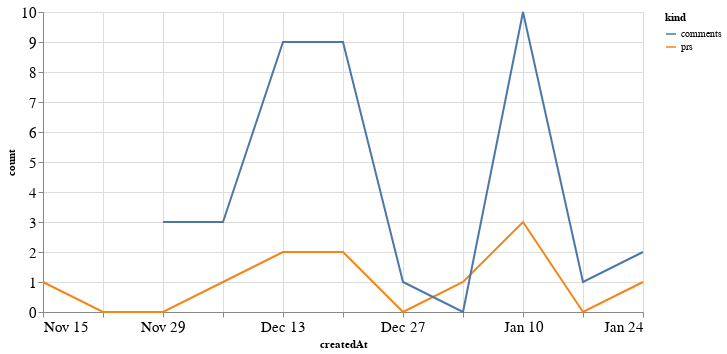

Notebook code cell kept with this figure:
### Code cell
alt.Chart(total_time, width=600).mark_line().encode(
    x='createdAt',
    y='count',
    color='kind'
)

### Figure 1 — Vega-Lite specification as saved in the notebook (floating-point values rounded to 4 significant figures)
{"config": {"axisLeft": {"labelFontSize": 15}, "axisBottom": {"labelFontSize": 15}}, "data": {"name": "data-99bf7819f7ef63c0b52e562fed8f16d8"}, "mark": "line", "encoding": {"color": {"type": "nominal", "field": "kind"}, "x": {"type": "temporal", "field": "createdAt"}, "y": {"type": "quantitative", "field": "count"}}, "width": 600, "$schema": "https://vega.github.io/schema/vega-lite/v4.8.1.json", "datasets": {"data-99bf7819f7ef63c0b52e562fed8f16d8": [{"createdAt": "2020-11-15T00:00:00", "kind": "prs", "count": 1.0}, {"createdAt": "2020-11-22T00:00:00", "kind": "prs", "count": 0.0}, {"createdAt": "2020-11-29T00:00:00", "kind": "prs", "count": 0.0}, {"createdAt": "2020-12-06T00:00:00", "kind": "prs", "count": 1.0}, {"createdAt": "2020-12-13T00:00:00", "kind": "prs", "count": 2.0}, {"createdAt": "2020-12-20T00:00:00", "kind": "prs", "count": 2.0}, {"createdAt": "2020-12-27T00:00:00", "kind": "prs", "count": 0.0}, {"createdAt": "2021-01-03T00:00:00", "kind": "prs", "count": 1.0}, {"createdAt": "2021-01-10T00:00:00", "kind": "prs", "count": 3.0}, {"createdAt": "2021-01-17T00:00:00", "kind": "prs", "count": 0.0}, {"createdAt": "2021-01-24T00:00:00", "kind": "prs", "count": 1.0}, {"createdAt": "2020-11-15T00:00:00", "kind": "comments", "count": null}, {"createdAt": "2020-11-22T00:00:00", "kind": "comments", "count": null}, {"createdAt": "2020-11-29T00:00:00", "kind": "comments", "count": 3.0}, {"createdAt": "2020-12-06T00:00:00", "kind": "comments", "count": 3.0}, {"createdAt": "2020-12-13T00:00:00", "kind": "comments", "count": 9.0}, {"createdAt": "2020-12-20T00:00:00", "kind": "comments", "count": 9.0}, {"createdAt": "2020-12-27T00:00:00", "kind": "comments", "count": 1.0}, {"createdAt": "2021-01-03T00:00:00", "kind": "comments", "count": 0.0}, {"createdAt": "2021-01-10T00:00:00", "kind": "comments", "count": 10.0}, {"createdAt": "2021-01-17T00:00:00", "kind": "comments", "count": 1.0}, {"createdAt": "2021-01-24T00:00:00", "kind": "comments", "count": 2.0}]}}
